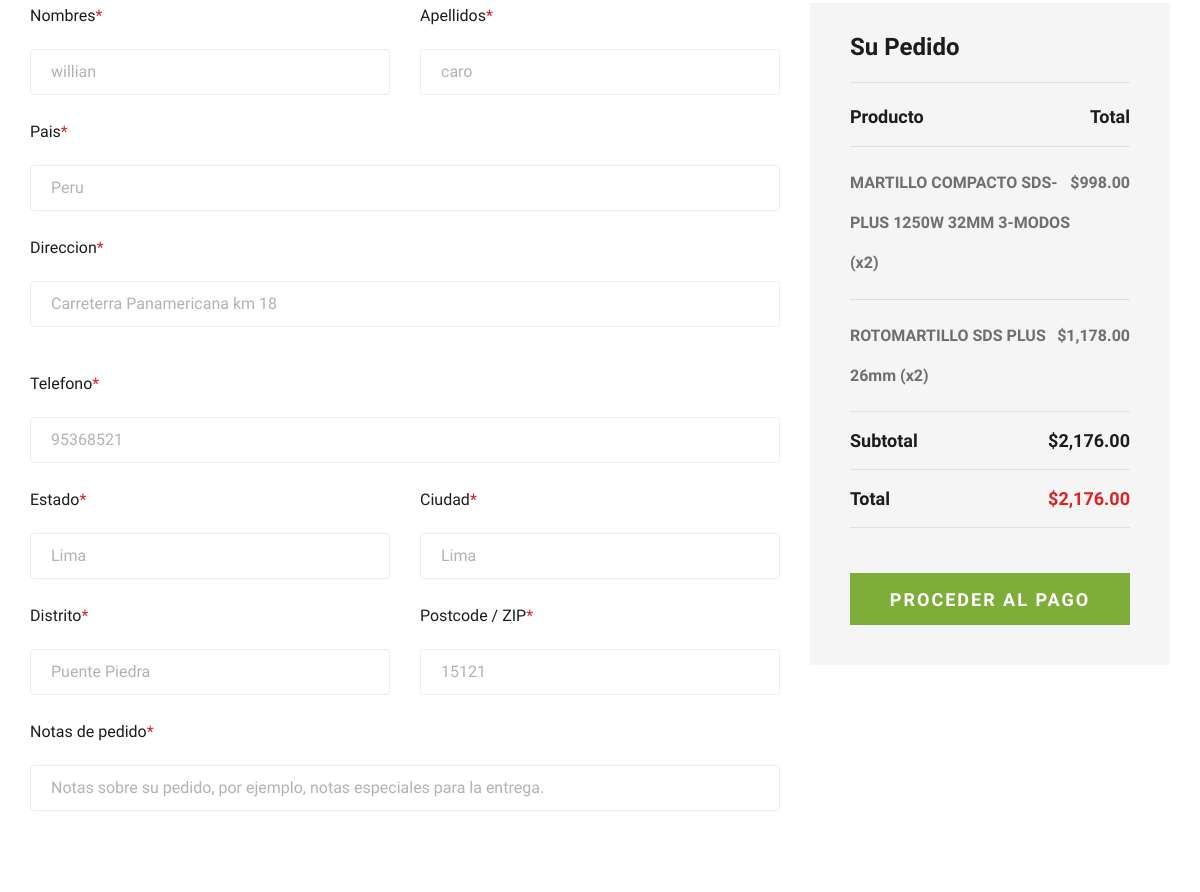
/checkout.php (signed in, middle part), run on an earlier commit of the app's database.
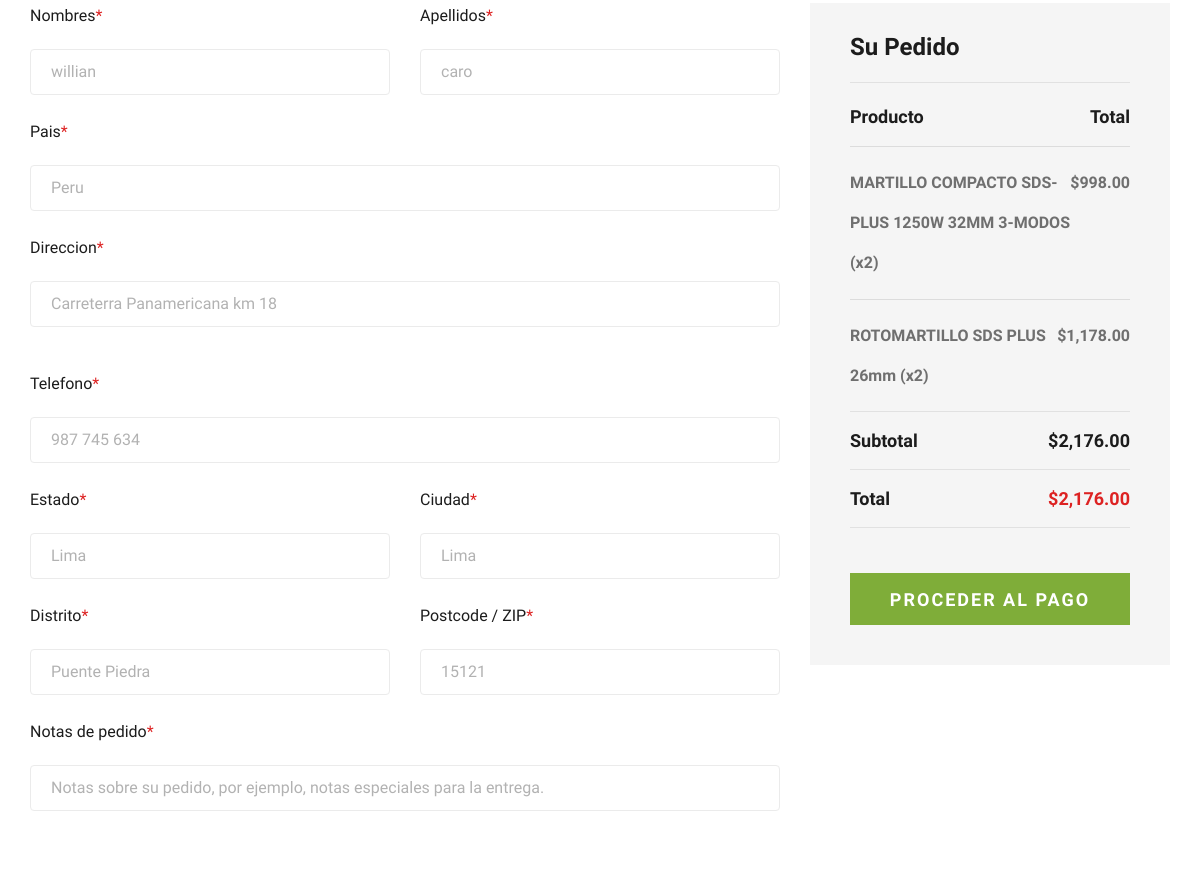
And on a later commit of the database.
### tables this page shows
CREATE TABLE `clientes` (
  `id_cliente` int(11) NOT NULL,
  `email` varchar(255) NOT NULL,
  `pass` varchar(255) NOT NULL,
  `nombres` varchar(255) NOT NULL,
  `apellidos` varchar(255) NOT NULL,
  `doc` int(20) NOT NULL,
  `direccion` varchar(255) NOT NULL,
  `pais` varchar(128) NOT NULL,
  `estado` varchar(128) NOT NULL,
  `ciudad` varchar(128) NOT NULL,
  `distrito` varchar(128) NOT NULL,
  `postal` varchar(64) NOT NULL,
  `geolocalizacion` varchar(255) NOT NULL,
  `telefono` varchar(20) DEFAULT NULL,
  `fecha_registro` varchar(11) DEFAULT NULL,
  `estado_cliente` enum('activo','inactivo') DEFAULT 'activo',
  `ult_session` varchar(11) NOT NULL
);

### checkout.php (the view, shortened to what the changed rows need)
<?php
include 'conexion.php';
$id_cliente = $_SESSION['id_cliente'];
?>
<!DOCTYPE html>
<html lang="zxx">
<head>
    <link rel="stylesheet" href="css/bootstrap.min.css" type="text/css">
    <link rel="stylesheet" href="css/font-awesome.min.css" type="text/css">
    <link rel="stylesheet" href="css/elegant-icons.css" type="text/css">
    <link rel="stylesheet" href="css/nice-select.css" type="text/css">
    <link rel="stylesheet" href="css/jquery-ui.min.css" type="text/css">
    <link rel="stylesheet" href="css/owl.carousel.min.css" type="text/css">
    <link rel="stylesheet" href="css/slicknav.min.css" type="text/css">
    <link rel="stylesheet" href="css/style.css" type="text/css">
</head>
<body>
    <?php
    $consult_cliente = "SELECT * FROM clientes WHERE id_cliente = '$id_cliente'";
    $result_cliente = mysqli_query($conectar, $consult_cliente);
    $cliente = mysqli_fetch_assoc($result_cliente);
    ?>
    <section class="checkout spad">
        <div class="container">
            <div class="checkout__form">
                <form action="#">
                    <div class="row">
                        <div class="col-lg-8 col-md-6">
                            <div class="row">
                                <div class="col-lg-6">
                                    <div class="checkout__input">
                                        <p>Nombres<span>*</span></p>
                                        <input type="text" value="<?php echo $cliente['nombres']; ?>" name="nombres">
                                    </div>
                                </div>
                                <div class="col-lg-6">
                                    <div class="checkout__input">
                                        <p>Apellidos<span>*</span></p>
                                        <input type="text" value="<?php echo $cliente['apellidos']; ?>" name="apellidos">
                                    </div>
                                </div>
                            </div>
                            <div class="checkout__input">
                                <p>Pais<span>*</span></p>
                                <input type="text" value="<?php echo $cliente['pais']; ?>" name="pais">
                            </div>
                            <div class="checkout__input">
                                <p>Direccion<span>*</span></p>
                                <input type="text" placeholder="Street Address" class="checkout__input__add" value="<?php echo $cliente['direccion']; ?>" name="direccion">
                            </div>
                            <div class="checkout__input">
                                <p>Telefono<span>*</span></p>
                                <input type="text" value="<?php echo $cliente['telefono']; ?>" name="telefono">
                            </div>
                            <div class="row">
                                <div class="col-lg-6">
                                    <div class="checkout__input">
                                        <p>Estado<span>*</span></p>
                                        <input type="text" value="<?php echo $cliente['estado']; ?>" name="estado">
                                    </div>
                                </div>
                                <div class="col-lg-6">
                                    <div class="checkout__input">
                                        <p>Ciudad<span>*</span></p>
                                        <input type="text" value="<?php echo $cliente['ciudad']; ?>" name="ciudad">
                                    </div>
                                </div>
                            </div>
                            <div class="row">
                                <div class="col-lg-6">
                                    <div class="checkout__input">
                                        <p>Distrito<span>*</span></p>
                                        <input type="text" value="<?php echo $cliente['distrito']; ?>" name="distrito">
                                    </div>
                                </div>
                                <div class="col-lg-6">
                                    <div class="checkout__input">
                                        <p>Postcode / ZIP<span>*</span></p>
                                        <input type="text" value="<?php echo $cliente['postal']; ?>" name="postal" >
                                    </div>
                                </div>
                            </div>
                        </div>
                    </div>
                </form>
            </div>
        </div>
    </section>
</body>
</html>

What changed in the data, as far as the page shows it:
changed clientes "willian": telefono "95368521" → "987 745 634"
